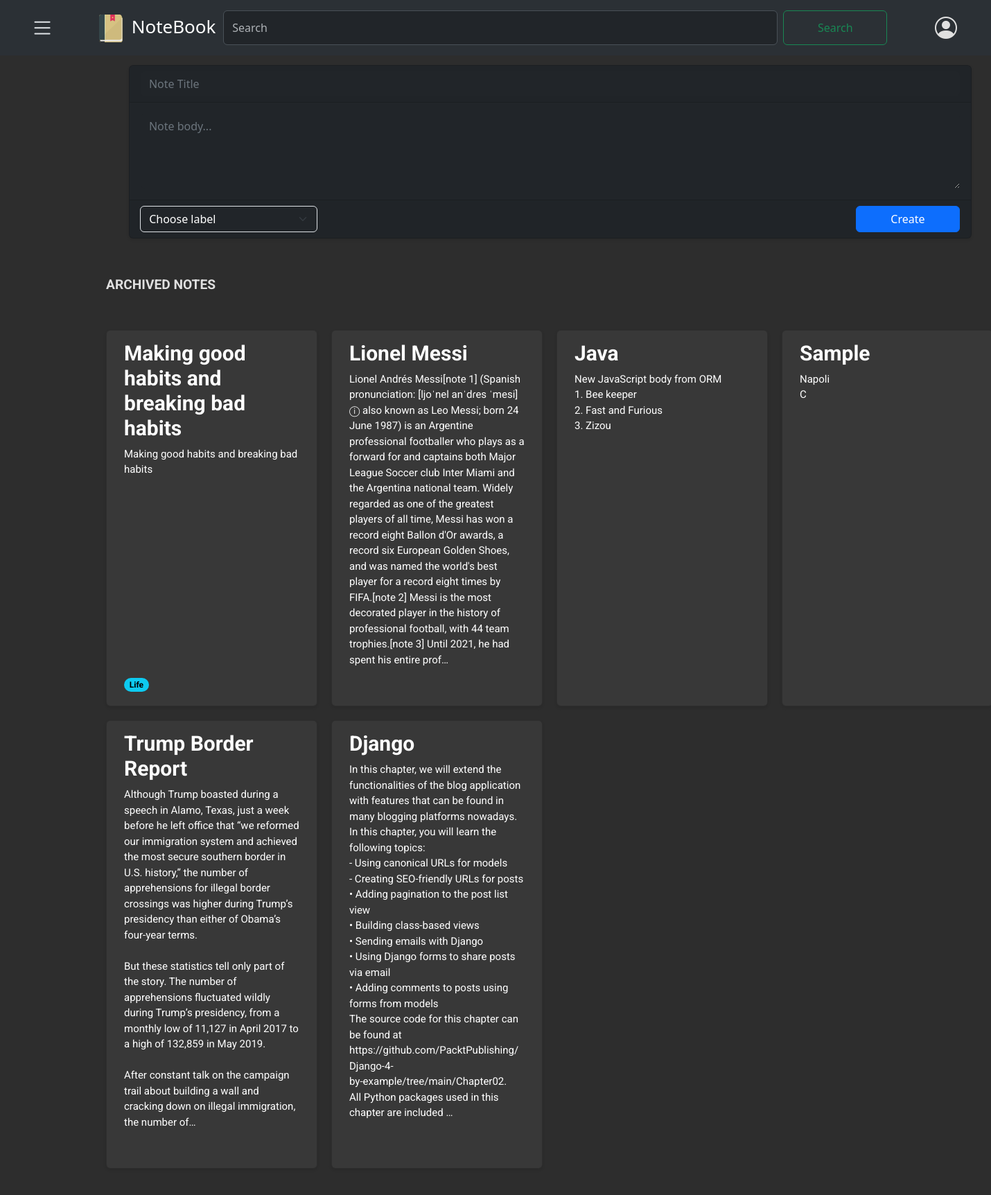
The app's page /notes/archived/ (signed in), older data.
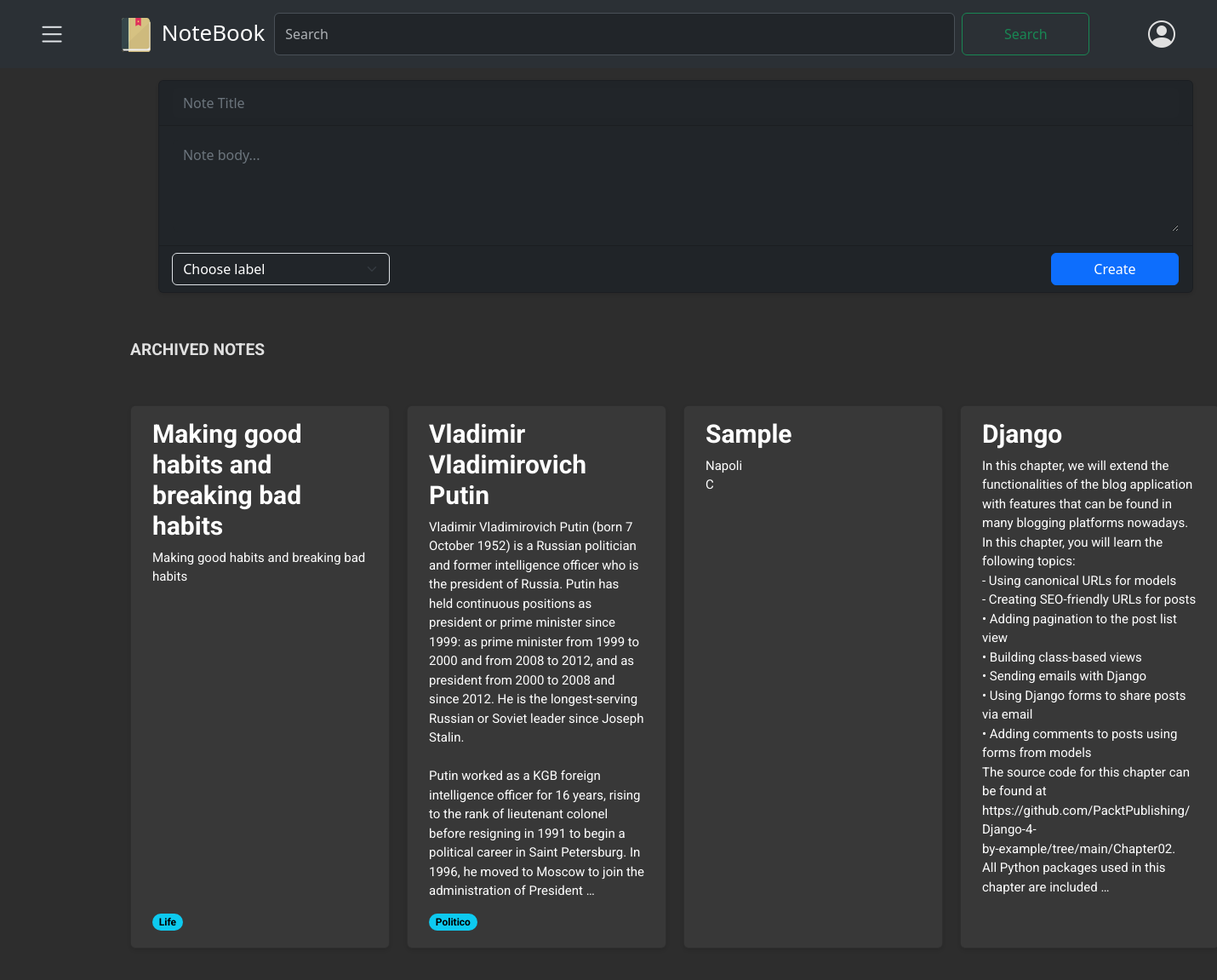
The same page, newer data.
### notes/models.py (models this page shows, shortened)
class Note(models.Model):
    user= models.ForeignKey(CustomUser,on_delete=models.CASCADE, related_name='notes')
    title= models.CharField(max_length=100, null=False)
    body= models.TextField()
    label= models.ForeignKey(Label, on_delete=models.SET_NULL, related_name="notes", blank=True, null=True)
    archived= models.BooleanField(default=False)
    pinned= models.BooleanField(default= False)
    created = models.DateTimeField(auto_now_add= True)
    updated= models.DateTimeField(auto_now=True)
    trashed = models.BooleanField(default=False)
    trashed_at= models.DateTimeField(null=True, blank=True)
    class Meta:
        ordering= ['-updated']
        indexes= [
            models.Index(fields=["-updated"])
        ]
        verbose_name = "Note"
        verbose_name_plural= "Notes"

class Label(models.Model):
    user = models.ForeignKey(CustomUser, on_delete=models.CASCADE, related_name='labels', default=None)
    name = models.CharField(max_length=50, null=False)
    class Meta:
        verbose_name = "Label"
        verbose_name_plural= "Labels"

### notes/views.py (the view)
# urls.py: path('archived/', views.archived_list, name='archived_notes'),
@login_required
def archived_list(request):
    user= request.user
    archived_notes= Note.objects.filter(Q(user=user, pinned=True,archived=True, trashed= False) | Q(user=user, pinned=False, archived=True, trashed= False))
    context= { 'archived_notes':archived_notes,
              }
    return render(request,
                  'notes/archived/list.html',
                  context)

### notes/context_processors.py (called while the page is built)
def labels_processor(request):
    if request.user.is_authenticated:
        labels = Label.objects.filter(user=request.user)
    else:
        labels = Label.objects.none()
    return {
        'labels': labels,
    }

### notes/templates/notes/archived/list.html (shortened to what this page needs)
{% extends "notes/base.html" %}
{% block content %}
{% load static %}
<p class="text-capitalize" style="font-weight: bold; font-size: larger;">ARCHIVED NOTES</p>
<div class="card-container">
    {% if archived_notes|length >= 1 %}
    {% for note in archived_notes %}
    {% if note.archived %}
    <div class="card" data-note-id="{{ note.id }}">
        <a href="#" class="note-link" data-note-id="{{ note.id }}">
            <h5 class="card-title">{{ note.title }}</h5>
            <p class="card-text">{{ note.body|truncatechars:650 }}</p>
        </a>
        <span class="badge rounded-pill text-bg-info">{{ note.label.name }}</span>
    </div>
    {% endif %}
    {% endfor %}
    {% else %}
    {% include 'notes/archived/empty.html' %}
    {% endif %}
</div>
{% endblock %}

Row changes from the older to the newer data that the page shows:
no longer on this page (row edited): Note: title "Lionel Messi", body "Lionel Andrés Messi[note 1] (Spanish pronunciation: [ljoˈnel anˈdɾes ˈmesi] ⓘ also known as Leo Messi; born 24 June 1987) is an Argentine professional footballer who plays as a forward for and captains both Major League Soccer club Inter Miami and the Argentina national team. Widely regarded as one of the greatest players of all time, Messi has won a record eight Ballon d'Or awards, a record six European Golden Shoes, and was named the world's best player for a record eight times by FIFA.[note 2] Messi is the most decorated player in the history of professional football, with 44 team trophies.[note 3] Until 2021, he had spent his entire prof…"
no longer on this page (row edited): Note: title "Java", body "New JavaScript body from ORM 1. Bee keeper 2. Fast and Furious 3. Zizou"
no longer on this page (row edited): Note: title "Trump Border Report", body "Although Trump boasted during a speech in Alamo, Texas, just a week before he left office that “we reformed our immigration system and achieved the most secure southern border in U.S. history,” the number of apprehensions for illegal border crossings was higher during Trump’s presidency than either of Obama’s four-year terms. But these statistics tell only part of the story. The number of apprehensions fluctuated wildly during Trump’s presidency, from a monthly low of 11,127 in April 2017 to a high of 132,859 in May 2019. After constant talk on the campaign trail about building a wall and cracking down on illegal immigration, the number of…"
now on this page (row edited): Note: title "Vladimir Vladimirovich Putin", body "Vladimir Vladimirovich Putin (born 7 October 1952) is a Russian politician and former intelligence officer who is the president of Russia. Putin has held continuous positions as president or prime minister since 1999: as prime minister from 1999 to 2000 and from 2008 to 2012, and as president from 2000 to 2008 and since 2012. He is the longest-serving Russian or Soviet leader since Joseph Stalin. Putin worked as a KGB foreign intelligence officer for 16 years, rising to the rank of lieutenant colonel before resigning in 1991 to begin a political career in Saint Petersburg. In 1996, he moved to Moscow to join the administration of President …", label.name "Politico"
